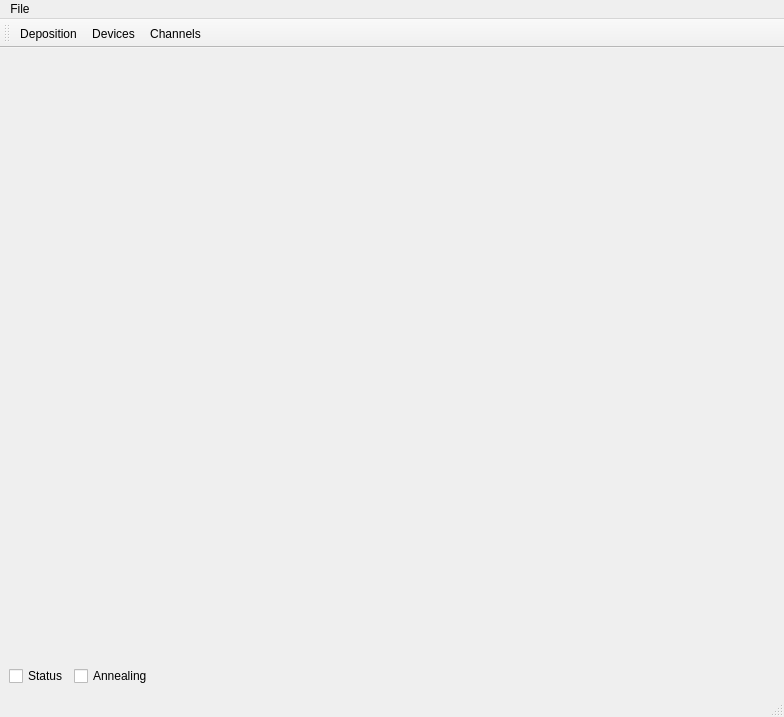
<?xml version="1.0" encoding="UTF-8"?>
<ui version="4.0">
 <class>MainWindow</class>
 <widget class="QMainWindow" name="MainWindow">
  <property name="geometry">
   <rect>
    <x>0</x>
    <y>0</y>
    <width>784</width>
    <height>717</height>
   </rect>
  </property>
  <property name="windowTitle">
   <string>MainWindow</string>
  </property>
  <widget class="QWidget" name="centralwidget">
   <layout class="QVBoxLayout" name="verticalLayout">
    <item>
     <widget class="QSplitter" name="splitter">
      <property name="enabled">
       <bool>true</bool>
      </property>
      <property name="sizePolicy">
       <sizepolicy hsizetype="MinimumExpanding" vsizetype="MinimumExpanding">
        <horstretch>1</horstretch>
        <verstretch>1</verstretch>
       </sizepolicy>
      </property>
      <property name="minimumSize">
       <size>
        <width>400</width>
        <height>400</height>
       </size>
      </property>
      <property name="orientation">
       <enum>Qt::Horizontal</enum>
      </property>
      <widget class="DrawWafer" name="displayArea" native="true">
       <property name="sizePolicy">
        <sizepolicy hsizetype="Preferred" vsizetype="Preferred">
         <horstretch>0</horstretch>
         <verstretch>1</verstretch>
        </sizepolicy>
       </property>
       <property name="baseSize">
        <size>
         <width>800</width>
         <height>800</height>
        </size>
       </property>
      </widget>
     </widget>
    </item>
    <item>
     <layout class="QHBoxLayout" name="horizontalLayout">
      <item>
       <widget class="QCheckBox" name="checkBox">
        <property name="text">
         <string>Status</string>
        </property>
       </widget>
      </item>
      <item>
       <widget class="QCheckBox" name="checkBox_2">
        <property name="text">
         <string>Annealing</string>
        </property>
       </widget>
      </item>
      <item>
       <spacer name="horizontalSpacer">
        <property name="orientation">
         <enum>Qt::Horizontal</enum>
        </property>
        <property name="sizeHint" stdset="0">
         <size>
          <width>40</width>
          <height>20</height>
         </size>
        </property>
       </spacer>
      </item>
     </layout>
    </item>
   </layout>
  </widget>
  <widget class="QMenuBar" name="menubar">
   <property name="geometry">
    <rect>
     <x>0</x>
     <y>0</y>
     <width>784</width>
     <height>25</height>
    </rect>
   </property>
   <widget class="QMenu" name="menuFile">
    <property name="title">
     <string>File</string>
    </property>
   </widget>
   <addaction name="menuFile"/>
  </widget>
  <widget class="QStatusBar" name="statusbar"/>
  <widget class="QToolBar" name="toolBar">
   <property name="windowTitle">
    <string>toolBar</string>
   </property>
   <property name="movable">
    <bool>true</bool>
   </property>
   <property name="toolButtonStyle">
    <enum>Qt::ToolButtonTextBesideIcon</enum>
   </property>
   <attribute name="toolBarArea">
    <enum>TopToolBarArea</enum>
   </attribute>
   <attribute name="toolBarBreak">
    <bool>false</bool>
   </attribute>
   <addaction name="actionDeposition"/>
   <addaction name="actionDevices"/>
   <addaction name="actionChannels"/>
  </widget>
  <action name="actionNewWafer">
   <property name="icon">
    <iconset theme="document-new">
     <normaloff/>
    </iconset>
   </property>
   <property name="text">
    <string>New Wafer</string>
   </property>
   <property name="toolTip">
    <string>Create a New Wafer</string>
   </property>
   <property name="shortcut">
    <string>Ctrl+N</string>
   </property>
  </action>
  <action name="actionDeposition">
   <property name="icon">
    <iconset theme="document-properties">
     <normaloff/>
    </iconset>
   </property>
   <property name="text">
    <string>Deposition</string>
   </property>
   <property name="toolTip">
    <string>Edit Deposition Parameters</string>
   </property>
   <property name="shortcut">
    <string>Ctrl+I</string>
   </property>
  </action>
  <action name="actionDevices">
   <property name="icon">
    <iconset theme="system-run">
     <normaloff/>
    </iconset>
   </property>
   <property name="text">
    <string>Devices</string>
   </property>
  </action>
  <action name="actionChannels">
   <property name="icon">
    <iconset theme="system-run">
     <normaloff/>
    </iconset>
   </property>
   <property name="text">
    <string>Channels</string>
   </property>
  </action>
 </widget>
 <customwidgets>
  <customwidget>
   <class>DrawWafer</class>
   <extends>QWidget</extends>
   <header>wafer</header>
   <container>1</container>
  </customwidget>
 </customwidgets>
 <resources/>
 <connections/>
</ui>
